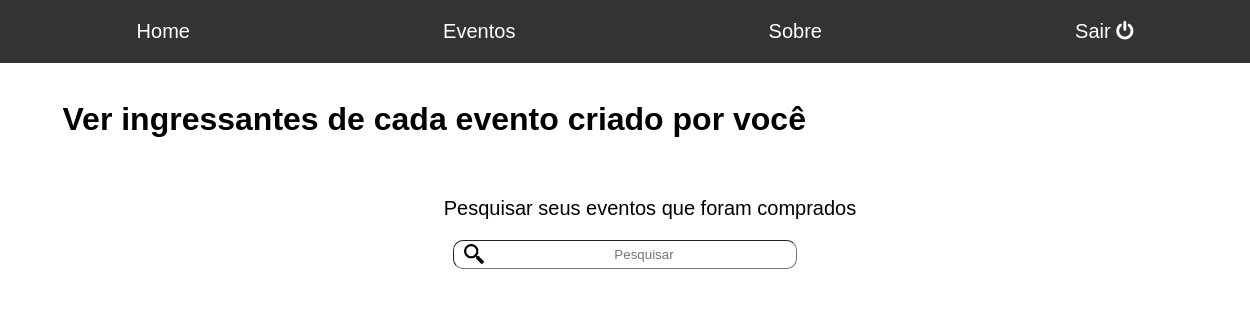
Before: /meus.eventos/eventos_comprados (signed in) with the older database file.
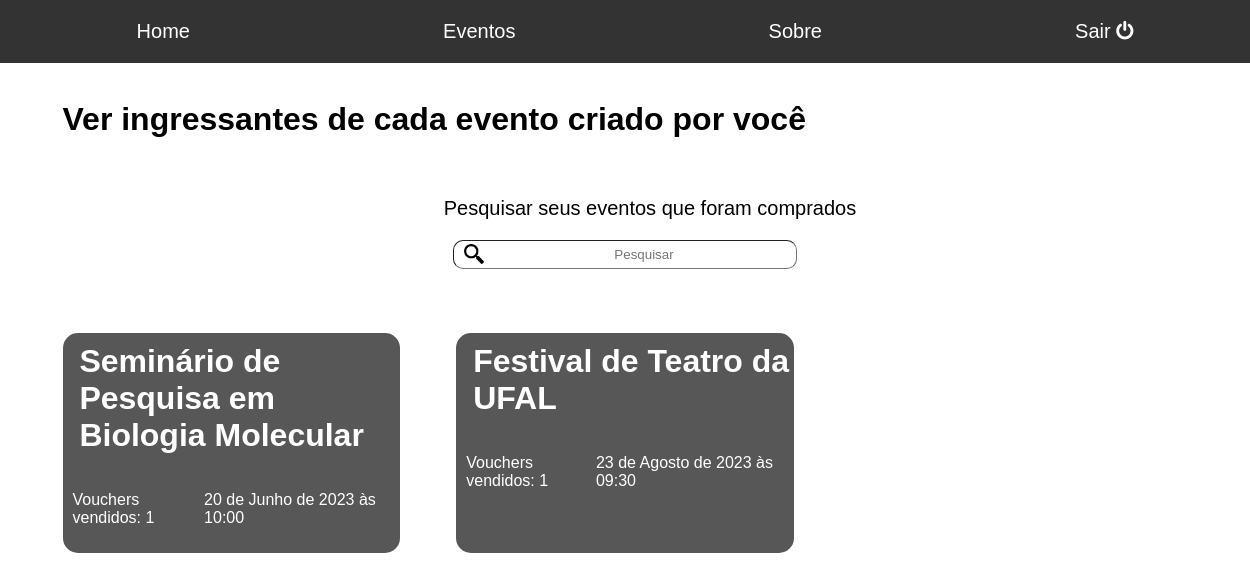
After: the same page with the newer database file.
### usuario/models.py (models this page shows, shortened)
class Event(models.Model):
    titulo = models.CharField(max_length=50)
    local = models.CharField(max_length=150)
    data_e_hora = models.DateTimeField()
    descricao = models.TextField()
    contato = models.CharField(max_length=150)
    max_ingressos = models.PositiveSmallIntegerField()
    preco = models.DecimalField(decimal_places=2, max_digits=10)
    criado_em = models.DateTimeField(auto_now_add=True)
    usuario = models.ForeignKey(User, on_delete=models.CASCADE)

### usuario/views.py (the view)
# urls.py: path('meus.eventos/eventos_comprados', views.meusEventosComprados, name = 'meuseventoscomprados'),
@login_required
def meusEventosComprados(request):
    search = request.GET.get('search')
    if search:
        eventos_lista = Event.objects.annotate(num_vouchers=Count('voucher')).filter(usuario=request.user).filter(num_vouchers__gt=0).filter(titulo__icontains=search)
    else:
        eventos_lista = Event.objects.annotate(num_vouchers=Count('voucher')).filter(usuario=request.user).filter(num_vouchers__gt=0).order_by('-criado_em')
    return (render(request, 'eventos_comprados.html', {'eventos': eventos_lista}))

### usuario/templates/eventos_comprados.html (shortened to what this page needs)
{% extends 'base-usuario.html' %}
{% load static %}
{% block head %}
	<link rel="stylesheet" type="text/css" href="{% static 'css/home.css' %}">
	<link rel="stylesheet" type="text/css" href="{% static 'css/todos.eventos.css' %}">
{% endblock %}
{% block content %}
	<h1>Ver ingressantes de cada evento criado por você</h1>
	<div class="container" id="x">
		<div id="y"><p id="search">Pesquisar seus eventos que foram comprados</p></div>
		<form method="GET">
			<input type="text" id="a" placeholder="Pesquisar" name="search" value="{{request.GET.search}}">
		</form>
	</div>
	<div id="ultimos" class="container">
		{% for eventos in eventos %}
		<div class="evento">
			<h1>
				<a style="text-decoration: none; color: #fff" href= "lista_compradores/{{eventos.id}}">{{eventos.titulo}}</a>
			</h1>
			<div class="container" id="info">
				<p>Vouchers vendidos: {{eventos.voucher_set.count}}</p>
				<p>{{eventos.data_e_hora}}</p>
			</div>
		</div>
		{% endfor %}
	</div>
{% endblock %}

Changed rows visible on the page:
added Event: titulo "Seminário de Pesquisa em Biologia Molecular", voucher_set.count "1", data_e_hora "20 de Junho de 2023 às 10:00"
added Event: titulo "Festival de Teatro da UFAL", voucher_set.count "1", data_e_hora "23 de Agosto de 2023 às 09:30"
